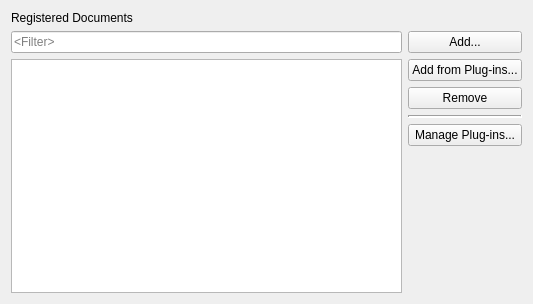
<?xml version="1.0" encoding="UTF-8"?>
<ui version="4.0">
 <class>QtHelpDocumentationSettingsWidget</class>
 <widget class="QWidget" name="QtHelpDocumentationSettingsWidget">
  <property name="geometry">
   <rect>
    <x>0</x>
    <y>0</y>
    <width>533</width>
    <height>304</height>
   </rect>
  </property>
  <layout class="QGridLayout" name="gridLayout">
   <item row="0" column="0" colspan="2">
    <widget class="QLabel" name="label">
     <property name="text">
      <string>Registered Documents</string>
     </property>
    </widget>
   </item>
   <item row="1" column="0">
    <widget class="QLineEdit" name="filterEdit">
     <property name="placeholderText">
      <string>&lt;Filter&gt;</string>
     </property>
     <property name="clearButtonEnabled">
      <bool>true</bool>
     </property>
    </widget>
   </item>
   <item row="1" column="1" rowspan="2">
    <layout class="QVBoxLayout" name="verticalLayout">
     <item>
      <widget class="QPushButton" name="addDocumentsButton">
       <property name="toolTip">
        <string>Press to select QtHelp documents to add to the database</string>
       </property>
       <property name="text">
        <string>Add...</string>
       </property>
      </widget>
     </item>
     <item>
      <widget class="QPushButton" name="addPluginButton">
       <property name="toolTip">
        <string>Press to select QtHelp documents provided by a plug-in to add to the database</string>
       </property>
       <property name="text">
        <string>Add from Plug-ins...</string>
       </property>
      </widget>
     </item>
     <item>
      <widget class="QPushButton" name="removeDocumentsButton">
       <property name="toolTip">
        <string>Press to remove the selected documents from the database</string>
       </property>
       <property name="text">
        <string>Remove</string>
       </property>
      </widget>
     </item>
     <item>
      <widget class="Line" name="line">
       <property name="lineWidth">
        <number>2</number>
       </property>
       <property name="orientation">
        <enum>Qt::Horizontal</enum>
       </property>
      </widget>
     </item>
     <item>
      <widget class="QPushButton" name="managePluginButton">
       <property name="toolTip">
        <string>Select to manage the plug-in provided documentation sets</string>
       </property>
       <property name="text">
        <string>Manage Plug-ins...</string>
       </property>
      </widget>
     </item>
     <item>
      <spacer name="verticalSpacer">
       <property name="orientation">
        <enum>Qt::Vertical</enum>
       </property>
       <property name="sizeHint" stdset="0">
        <size>
         <width>20</width>
         <height>17</height>
        </size>
       </property>
      </spacer>
     </item>
    </layout>
   </item>
   <item row="2" column="0">
    <widget class="QListWidget" name="documentsList">
     <property name="alternatingRowColors">
      <bool>true</bool>
     </property>
     <property name="selectionMode">
      <enum>QAbstractItemView::ExtendedSelection</enum>
     </property>
     <property name="sortingEnabled">
      <bool>true</bool>
     </property>
    </widget>
   </item>
  </layout>
 </widget>
 <tabstops>
  <tabstop>filterEdit</tabstop>
  <tabstop>documentsList</tabstop>
  <tabstop>addDocumentsButton</tabstop>
  <tabstop>addPluginButton</tabstop>
  <tabstop>removeDocumentsButton</tabstop>
  <tabstop>managePluginButton</tabstop>
 </tabstops>
 <resources/>
 <connections/>
</ui>
